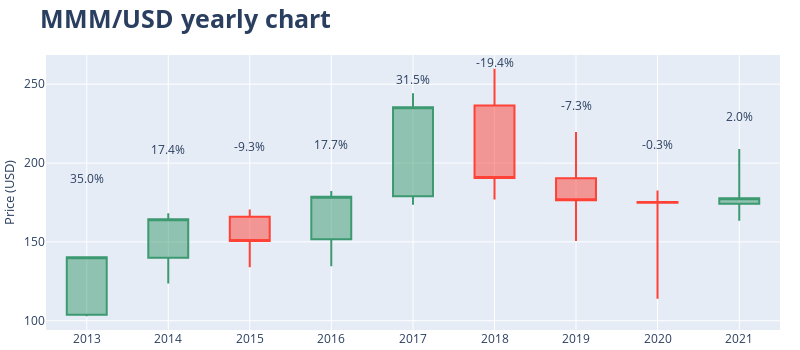

This figure's notebook cell:
### Code cell
# Create a list of dicts with the % change annotations for the plot
# ==============================================================================
annotations_list = []
max_high = df_plot['high'].max()

for year in years:
    
    df_aux = df_plot.loc[df_plot.index == year,]
    loc_x  = pd.to_datetime(df_aux.index[0], format='%Y')
    loc_y  = df_aux['high'].values[0]/max_high + 0.01
    text   = '{:.1f}%'.format(df_aux['year_change'].values[0])
    
    annotation = dict(x=loc_x, y=loc_y, 
                      xref='x', yref='paper',
                      showarrow=False, xanchor='center', 
                      text=text)

    annotations_list.append(annotation)

# Interactive candlestick chart with Plotly
# ==============================================================================
candlestick = go.Candlestick(
                  x     = pd.to_datetime(df_plot.index, format='%Y'),
                  open  = df_plot.open,
                  close = df_plot.close,
                  low   = df_plot.low,
                  high  = df_plot.high
              )

fig = go.Figure(data=[candlestick])

fig.update_layout(
    width       = 800,
    height      = 350,
    title       = dict(text='<b>MMM/USD yearly chart</b>', font=dict(size=25)),
    yaxis_title = dict(text='Price (USD)', font=dict(size=13)),
    margin      = dict(l=0, r=20, t=55, b=20),
    xaxis_rangeslider_visible = False,
    annotations = annotations_list
)

### Figure 1 — Plotly figure (JSON) as saved in the notebook; plotly's stock layout.template omitted (floating-point values rounded to 4 significant figures)
{"data": [{"close": [140.2, 164.3, 150.6, 178.6, 235.4, 190.5, 176.4, 174.8, 177.6], "high": [140.4, 168.2, 170.5, 182.3, 244.2, 259.8, 219.8, 182.6, 208.9], "low": [102.9, 123.6, 134, 134.6, 173.6, 176.9, 150.6, 114.0, 163.4], "open": [103.9, 140, 166, 151.7, 179, 236.5, 190.3, 175.2, 174.1], "type": "candlestick", "x": ["2013-01-01T00:00:00", "2014-01-01T00:00:00", "2015-01-01T00:00:00", "2016-01-01T00:00:00", "2017-01-01T00:00:00", "2018-01-01T00:00:00", "2019-01-01T00:00:00", "2020-01-01T00:00:00", "2021-01-01T00:00:00"]}], "layout": {"annotations": [{"showarrow": false, "text": "35.0%", "x": "2013-01-01T00:00:00", "xanchor": "center", "xref": "x", "y": 0.5506, "yref": "paper"}, {"showarrow": false, "text": "17.4%", "x": "2014-01-01T00:00:00", "xanchor": "center", "xref": "x", "y": 0.6573, "yref": "paper"}, {"showarrow": false, "text": "-9.3%", "x": "2015-01-01T00:00:00", "xanchor": "center", "xref": "x", "y": 0.6663, "yref": "paper"}, {"showarrow": false, "text": "17.7%", "x": "2016-01-01T00:00:00", "xanchor": "center", "xref": "x", "y": 0.7117, "yref": "paper"}, {"showarrow": false, "text": "31.5%", "x": "2017-01-01T00:00:00", "xanchor": "center", "xref": "x", "y": 0.9502, "yref": "paper"}, {"showarrow": false, "text": "-19.4%", "x": "2018-01-01T00:00:00", "xanchor": "center", "xref": "x", "y": 1.01, "yref": "paper"}, {"showarrow": false, "text": "-7.3%", "x": "2019-01-01T00:00:00", "xanchor": "center", "xref": "x", "y": 0.8559, "yref": "paper"}, {"showarrow": false, "text": "-0.3%", "x": "2020-01-01T00:00:00", "xanchor": "center", "xref": "x", "y": 0.7127, "yref": "paper"}, {"showarrow": false, "text": "2.0%", "x": "2021-01-01T00:00:00", "xanchor": "center", "xref": "x", "y": 0.8144, "yref": "paper"}], "height": 350, "margin": {"b": 20, "l": 0, "r": 20, "t": 55}, "title": {"font": {"size": 25}, "text": "<b>MMM/USD yearly chart</b>"}, "width": 800, "xaxis": {"rangeslider": {"visible": false}}, "yaxis": {"title": {"font": {"size": 13}, "text": "Price (USD)"}}}}
